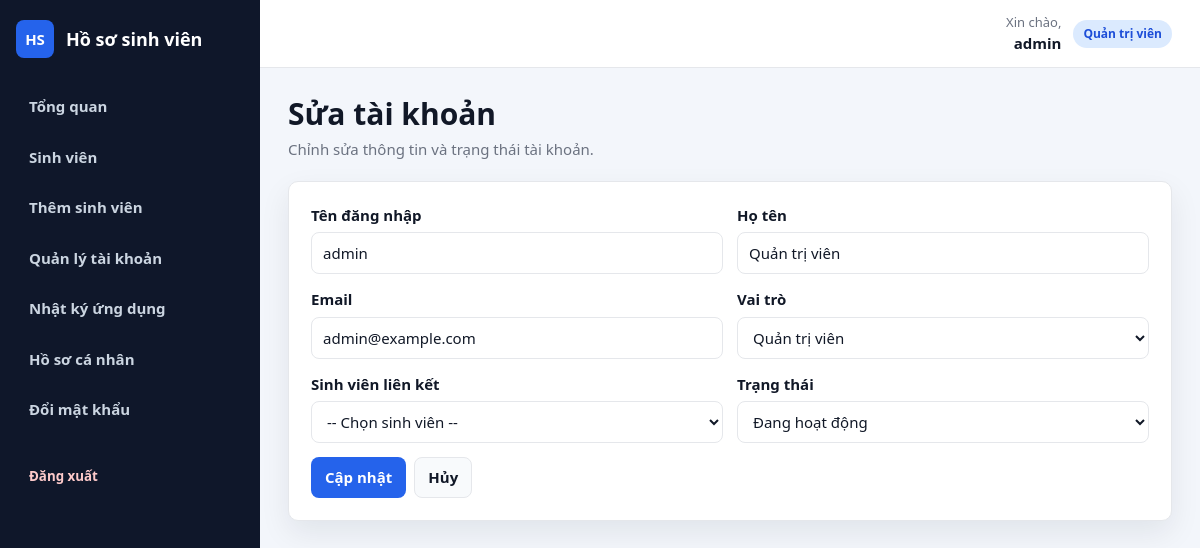
Screenshot of /user_form.php?id=1 (signed in) with the database file from the repository.
### tables this page shows
CREATE TABLE IF NOT EXISTS users (
    id INT UNSIGNED AUTO_INCREMENT PRIMARY KEY,
    student_id INT UNSIGNED NULL,
    username VARCHAR(50) NOT NULL UNIQUE,
    password_hash VARCHAR(255) NOT NULL,
    full_name VARCHAR(120) NOT NULL DEFAULT '',
    email VARCHAR(120) NOT NULL DEFAULT '',
    role ENUM('admin', 'user') NOT NULL DEFAULT 'user',
    status ENUM('active', 'locked') NOT NULL DEFAULT 'active',
    created_at TIMESTAMP NOT NULL DEFAULT CURRENT_TIMESTAMP,
    updated_at TIMESTAMP NOT NULL DEFAULT CURRENT_TIMESTAMP ON UPDATE CURRENT_TIMESTAMP,
    UNIQUE KEY uq_users_student_id (student_id),
    CONSTRAINT fk_users_student FOREIGN KEY (student_id) REFERENCES students(id) ON DELETE SET NULL
);

### config/database.php (called while the page is built, shortened)
<?php
function get_pdo(): PDO
{
    static $pdo = null;
    if ($pdo instanceof PDO) {
        return $pdo;
    }
    $host = 'localhost';
    $database = 'web_demo_student';
    $username = 'root';
    $password = '';
    $dsn = "mysql:host={$host};dbname={$database};charset=utf8mb4";
    $pdo = new PDO($dsn, $username, $password, [
        PDO::ATTR_ERRMODE => PDO::ERRMODE_EXCEPTION,
        PDO::ATTR_DEFAULT_FETCH_MODE => PDO::FETCH_ASSOC,
        PDO::ATTR_EMULATE_PREPARES => false,
    ]);
    return $pdo;
}

### app/user.php (called while the page is built, shortened)
<?php
require_once __DIR__ . '/../config/database.php';
require_once __DIR__ . '/helpers.php';
function get_user_by_id(int $id): ?array
{
    $stmt = get_pdo()->prepare('SELECT id, student_id, username, password_hash, full_name, email, role, status, created_at, updated_at FROM users WHERE id = :id LIMIT 1');
    $stmt->execute(['id' => $id]);
    $user = $stmt->fetch();
    return $user ?: null;
}

### public/user_form.php (the view, shortened to what this page needs)
<?php
require_once __DIR__ . '/../app/user.php';
$id = (int) ($_GET['id'] ?? 0);
$isEdit = $id > 0;
$user = $isEdit ? get_user_by_id($id) : null;
$form = $user ?? ['username' => '', 'full_name' => '', 'email' => '', 'role' => 'user', 'status' => 'active', 'student_id' => ''];
?>
<section class="page-header"><div><h1><?= $isEdit ? 'Sửa tài khoản' : 'Thêm tài khoản' ?></h1><p><?= $isEdit ? 'Chỉnh sửa thông tin và trạng thái tài khoản.' : 'Tạo tài khoản và chọn sinh viên liên kết.' ?></p></div></section>
<section class="card">
    <form method="post" class="form form-grid">
        <div><label>Tên đăng nhập</label><input class="form-control" name="username" value="<?= e($form['username']) ?>" <?= $isEdit ? 'readonly' : 'required' ?>></div>
        <div><label>Họ tên</label><input class="form-control" name="full_name" value="<?= e($form['full_name']) ?>"></div>
        <div><label>Email</label><input class="form-control" name="email" type="email" value="<?= e($form['email']) ?>" required></div>
        <div><label>Vai trò</label><select class="form-select" name="role"><option value="admin" <?= $form['role'] === 'admin' ? 'selected' : '' ?>>Quản trị viên</option></select></div>
        <div><label>Sinh viên liên kết</label><select class="form-select" name="student_id"><option value="">-- Chọn sinh viên --</option></select></div>
        <div><label>Trạng thái</label><select class="form-select" name="status"><option value="active" <?= $form['status'] === 'active' ? 'selected' : '' ?>>Đang hoạt động</option></select></div>
        <div class="form-actions"><button class="btn btn-primary" type="submit"><?= $isEdit ? 'Cập nhật' : 'Tạo tài khoản' ?></button><a class="btn btn-secondary" href="users.php">Hủy</a></div>
    </form>
</section>

### public/assets/style.css (style rules this page uses)
:root { --font-main: "Segoe UI", Tahoma, Arial, sans-serif; --bg: #f3f6fb; --sidebar: #0f172a; --sidebar-soft: #1e293b; --card: #ffffff; --card-soft: #f8fafc; --field: #ffffff; --table-head: #f8fafc; --text: #111827; --muted: #6b7280; --border: #e5e7eb; --primary: #2563eb; --primary-dark: #1d4ed8; --danger: #dc2626; --warning: #f59e0b; --shadow: 0 12px 30px rgba(15, 23, 42, 0.08); --radius: 10px; }
* { box-sizing: border-box; font-family: var(--font-main); }
*::before, *::after { box-sizing: border-box; font-family: var(--font-main); }
body { margin: 0; background: var(--bg); color: var(--text); font-family: var(--font-main); font-size: 15px; line-height: 1.5; }
a { color: var(--primary); text-decoration: none; }
.page-header { align-items: center; display: flex; justify-content: space-between; gap: 18px; margin-bottom: 20px; }
.page-header h1 { font-size: 30px; line-height: 1.2; margin: 0 0 6px; }
.page-header p { color: var(--muted); margin: 0; }
.card, .table-card, .login-card, .stat-card { background: var(--card); border: 1px solid var(--border); border-radius: var(--radius); box-shadow: var(--shadow); }
.card { margin-bottom: 18px; padding: 22px; }
.form, .search-form { display: grid; gap: 14px; }
.form-grid { grid-template-columns: repeat(2, minmax(0, 1fr)); }
label { color: var(--text); display: block; font-weight: 800; margin-bottom: 6px; }
.form-control, .form-select, input, select { background: var(--field); border: 1px solid var(--border); border-radius: 8px; color: var(--text); font-family: var(--font-main); font-size: inherit; min-height: 42px; padding: 9px 11px; width: 100%; }
.btn { align-items: center; border: 1px solid transparent; border-radius: 8px; cursor: pointer; display: inline-flex; font-family: var(--font-main); font-size: inherit; font-weight: 800; justify-content: center; min-height: 40px; padding: 8px 13px; white-space: nowrap; }
.btn-primary { background: var(--primary); color: #ffffff; }
.btn-secondary { background: var(--card-soft); border-color: var(--border); color: var(--text); }
.form-actions, .actions { display: flex; flex-wrap: wrap; gap: 8px; }

### rows the page displays
users: username "admin", full_name "Quản trị viên", email "admin@example.com", role "Quản trị viên", status "Đang hoạt động"

### other values shown
$label "Tổng quan"
$label "Sinh viên"
$label "Thêm sinh viên"
$label "Quản lý tài khoản"
$label "Nhật ký ứng dụng"
$label "Hồ sơ cá nhân"
$label "Đổi mật khẩu"
$username "admin"
role_label($role) "Quản trị viên"
